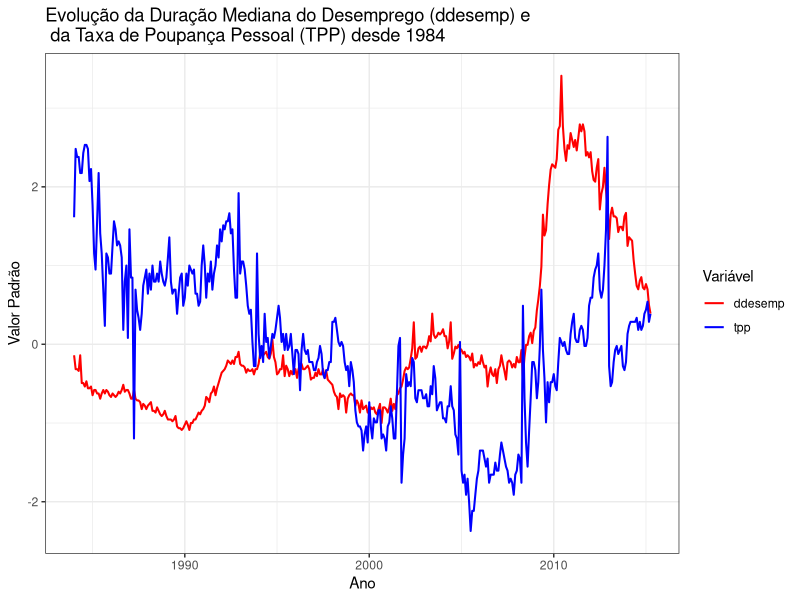

This figure's R source:
# Load required packages
library(readxl)
library(dplyr)
library(ggplot2)
library(lubridate)

# Set path where all data is located || latter it will be the directory where the plot will be saved
setwd('/Users/pimpao/Library/CloudStorage/OneDrive-Personal/Code/R/Projeto PE 22_23/pergunta_1')

# Load the data
data <- read_xlsx("econ.xlsx", sheet = 1)
  
# Select data for years >= 2000
data1984 <- data %>% filter(year(tempo) >= 1984)

# Calculate mean and standard deviation for each variable
mean_ddesemp <- mean(data1984$ddesemp)
sd_ddesemp <- sd(data1984$ddesemp)
mean_tpp <- mean(data1984$tpp)
sd_tpp <- sd(data1984$tpp)


# Apply the transformation to the data associated with each variable
data_transformed <- data1984 %>% mutate(z_ddesemp = (ddesemp - mean_ddesemp) / sd_ddesemp, z_tpp = (tpp - mean_tpp) / sd_tpp)

# Call the pdf command to start the plot - with the directory i want to save in + plot width + plot height (both in inches)
pdf(file='/Users/pimpao/Library/CloudStorage/OneDrive-Personal/Code/R/Projeto PE 22_23/pergunta_1/Rplot.pdf', width = 6, height = 4)

# Plot the graph
ggplot(data_transformed, aes(x = tempo)) + 
  geom_line(aes(y = z_ddesemp, color = "ddesemp"), linewidth = 0.7) +
  geom_line(aes(y = z_tpp, color = "tpp"), linewidth = 0.7) +
  scale_color_manual(values = c("ddesemp" = "red", "tpp" = "blue"), 
                     name = "Variável") +
  labs(x = "Ano", y = "Valor Padrão",
       title = "Evolução da Duração Mediana do Desemprego (ddesemp) e \n da Taxa de Poupança Pessoal (TPP) desde 1984") +
  theme_bw()

dev.off()





